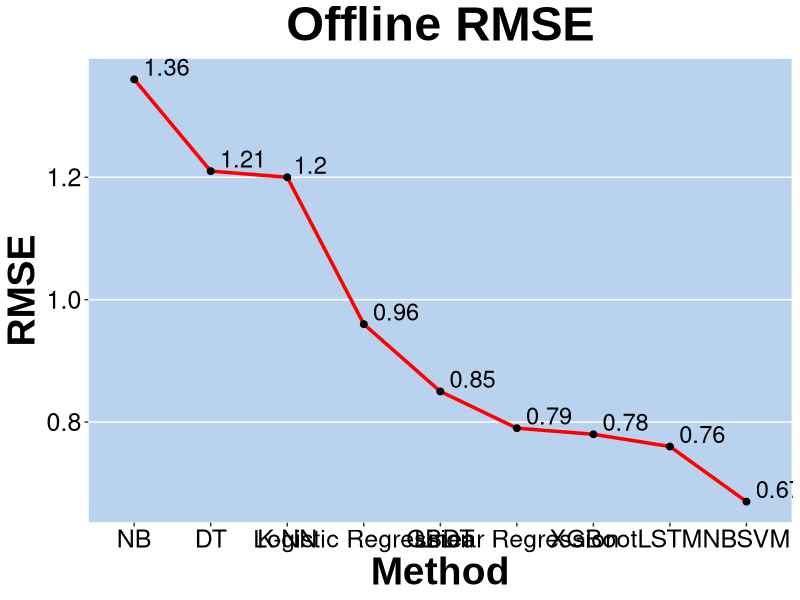
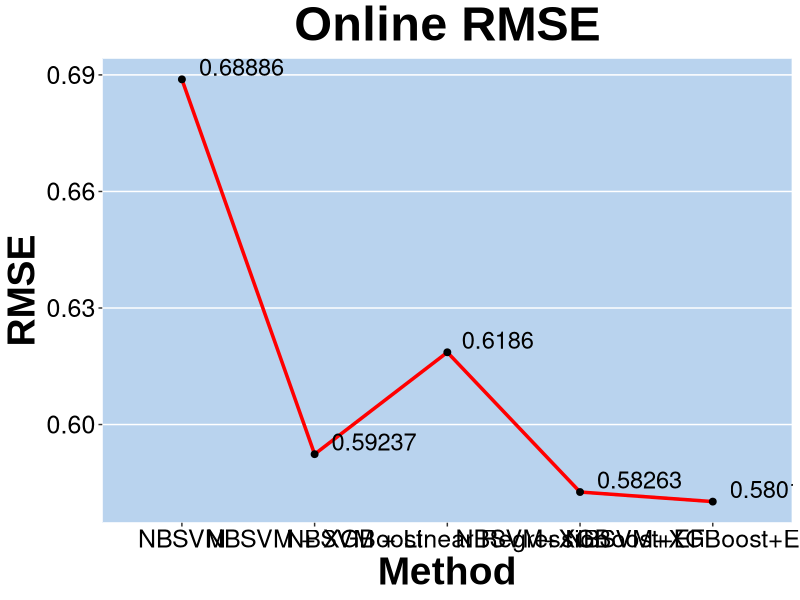

R code for these plots, in order:
df = data.frame(Method = c("NB","DT","K-NN","Logistic Regression","GBDT","Linear Regression","XGBoot","LSTM","NBSVM"),
                RMSE = c(1.36,1.21,1.20,0.96,0.85,0.79,0.78,0.76,0.67))
df2 = data.frame(Method = c("NBSVM","NBSVM + XGBoost","NBSVM + Linear Regression","NBSVM+XGBoost+EF","NBSVM+XGBoost+EF+PT"),
                 RMSE = c(0.68886,0.59237,0.61860,0.58263,0.58016))
library(ggplot2)
library(ggthemes)
library(Cairo)
df$Method = factor(df$Method,levels = unique(as.character(df$Method)))
df2$Method = factor(df2$Method,levels = unique(as.character(df2$Method)))

CairoPNG("offline mse.png", width = 1280, height = 720)
ggplot(data=df, aes(x=Method, y=RMSE,group=1)) +
  geom_line(size = 1.2,color="red")+
  geom_text(aes(label=RMSE),size = 6, hjust=-0.2, vjust=-0.2)+
  geom_point(size = 2)+
  ggtitle("Offline RMSE")+
  labs(x="Method",y="RMSE")+
  theme(
    plot.title = element_text(color="black", size=35,family="Arial",face="bold",hjust = 0.5),
    axis.title.x = element_text(color="black", family="Arial",face="bold",size=28),
    axis.title.y = element_text(color="black",family="Arial", face="bold",size=28),
    axis.text.x = element_text(color="black", size=18),
    axis.text.y = element_text(color="black", size=18),
    plot.background = element_rect(fill = "white"),
    panel.background = element_rect(fill = "slategray2", colour = "white",size = 0.5, linetype = "solid"),
    panel.grid.major.y = element_line(size = 0.5, linetype = 'solid',colour = "white"), 
    panel.grid.major.x = element_blank(),
    panel.grid.minor  = element_blank()
         )
dev.off()


CairoPNG("online mse.png", width = 1280, height = 720)
ggplot(data=df2, aes(x=Method, y=RMSE,group=1)) +
  geom_line(size = 1.2,color="red")+
  geom_text(aes(label=RMSE),size = 6, hjust=-0.2, vjust=-0.2)+
  geom_point(size = 2)+
  ggtitle("Online RMSE")+
  labs(x="Method",y="RMSE")+
  theme(
    plot.title = element_text(color="black", size=35,family="Arial",face="bold",hjust = 0.5),
    axis.title.x = element_text(color="black", family="Arial",face="bold",size=28),
    axis.title.y = element_text(color="black",family="Arial", face="bold",size=28),
    axis.text.x = element_text(color="black", size=18),
    axis.text.y = element_text(color="black", size=18),
    plot.background = element_rect(fill = "white"),
    panel.background = element_rect(fill = "slategray2", colour = "white",size = 0.5, linetype = "solid"),
    panel.grid.major.y = element_line(size = 0.5, linetype = 'solid',colour = "white"), 
    panel.grid.major.x = element_blank(),
    panel.grid.minor  = element_blank()
  )
dev.off()
